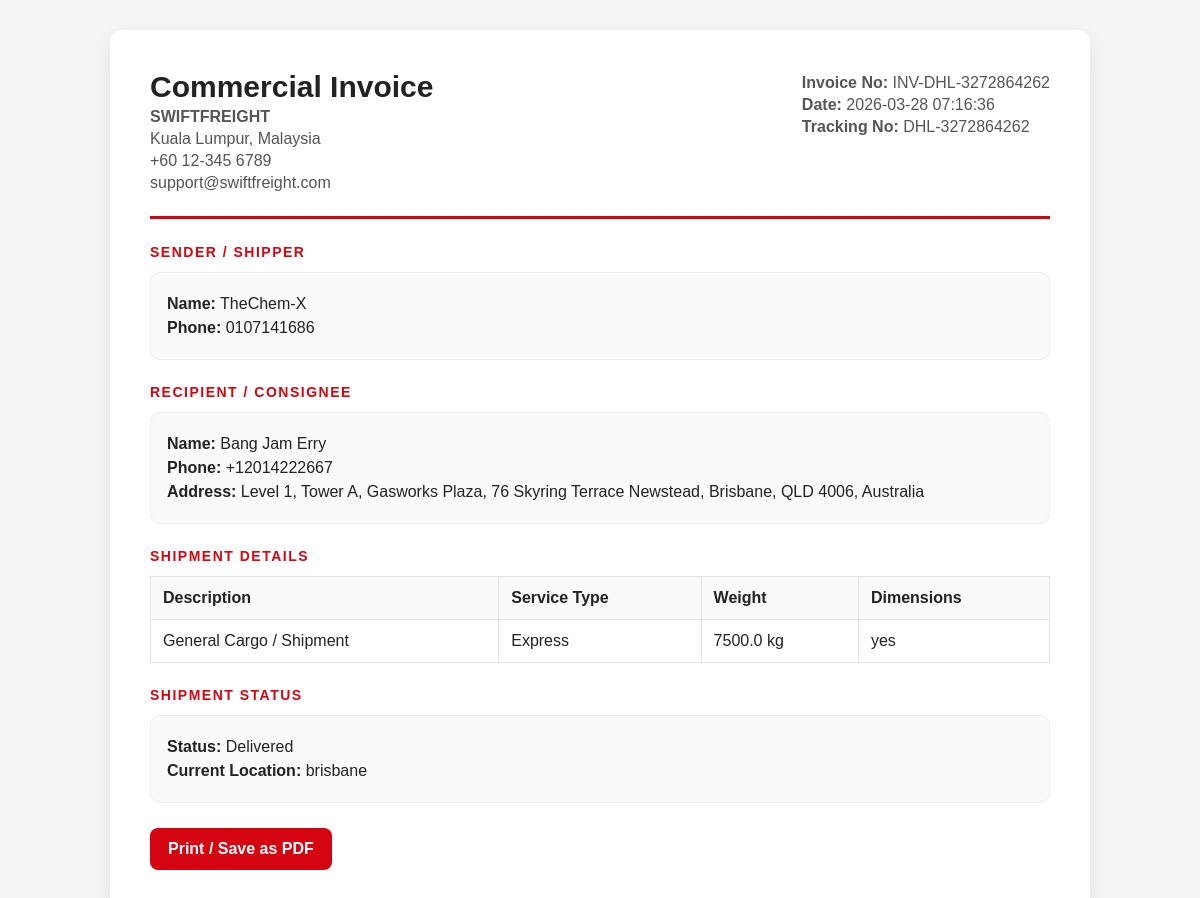
The page /invoice/DHL-3272864262 on the database its author committed.
### tables this page shows
CREATE TABLE bookings (
            id INTEGER PRIMARY KEY AUTOINCREMENT,
            sender_name TEXT NOT NULL,
            sender_phone TEXT NOT NULL,
            recipient_name TEXT NOT NULL,
            recipient_phone TEXT NOT NULL,
            address TEXT NOT NULL,
            weight REAL NOT NULL,
            dimensions TEXT NOT NULL,
            service_type TEXT NOT NULL,
            tracking_number TEXT NOT NULL
        , status TEXT DEFAULT 'Shipment Created', current_location TEXT DEFAULT 'Pending Pickup', updated_at TEXT DEFAULT '', email TEXT);

### app.py (the view)
@app.route("/invoice/<tracking_number>")
def invoice(tracking_number):
    conn = sqlite3.connect("shipping.db")
    c = conn.cursor()
    c.execute("""
        SELECT sender_name, sender_phone, recipient_name, recipient_phone,
               address, weight, dimensions, service_type, tracking_number,
               status, current_location, updated_at
        FROM bookings
        WHERE tracking_number = ?
    """, (tracking_number,))
    booking = c.fetchone()
    conn.close()
    if not booking:
        return "Invoice not found", 404
    booking_info = {
        "sender_name": booking[0],
        "sender_phone": booking[1],
        "recipient_name": booking[2],
        "recipient_phone": booking[3],
        "address": booking[4],
        "weight": booking[5],
        "dimensions": booking[6],
        "service_type": booking[7],
        "tracking_number": booking[8],
        "status": booking[9],
        "current_location": booking[10],
        "updated_at": booking[11]
    }
    company_name = read_text_file("settings.txt", "MY SHIPPING COMPANY")
    company_phone = read_text_file("phone.txt", "+60 12-345 6789")
    company_email = read_text_file("email.txt", "support@swiftfreight.com")
    company_location = read_text_file("location.txt", "Kuala Lumpur, Malaysia")
    return render_template(
        "invoice.html",
        booking=booking_info,
        company_name=company_name,
        company_phone=company_phone,
        company_email=company_email,
        company_location=company_location
    )

### app.py (called while the page is built)
def read_text_file(filename, default_value):
    try:
        with open(filename, "r", encoding="utf-8") as f:
            return f.read().strip()
    except:
        return default_value

### templates/invoice.html (shortened to what this page needs)
<!DOCTYPE html>
<html>
<head>
</head>
<body>
    <div class="doc-wrap">
        <div class="doc-header">
            <div>
                <h1>Commercial Invoice</h1>
                <p><strong>{{ company_name }}</strong></p>
                <p>{{ company_location }}</p>
                <p>{{ company_phone }}</p>
                <p>{{ company_email }}</p>
            </div>
            <div>
                <p><strong>Invoice No:</strong> INV-{{ booking.tracking_number }}</p>
                <p><strong>Date:</strong> {{ booking.updated_at if booking.updated_at else "Not available" }}</p>
                <p><strong>Tracking No:</strong> {{ booking.tracking_number }}</p>
            </div>
        </div>
        <div class="section-title">Sender / Shipper</div>
        <div class="box">
            <p><strong>Name:</strong> {{ booking.sender_name }}</p>
            <p><strong>Phone:</strong> {{ booking.sender_phone }}</p>
        </div>
        <div class="section-title">Recipient / Consignee</div>
        <div class="box">
            <p><strong>Name:</strong> {{ booking.recipient_name }}</p>
            <p><strong>Phone:</strong> {{ booking.recipient_phone }}</p>
            <p><strong>Address:</strong> {{ booking.address }}</p>
        </div>
        <div class="section-title">Shipment Details</div>
        <table>
            <thead>
                <tr>
                    <th>Description</th>
                    <th>Service Type</th>
                    <th>Weight</th>
                    <th>Dimensions</th>
                </tr>
            </thead>
            <tbody>
                <tr>
                    <td>General Cargo / Shipment</td>
                    <td>{{ booking.service_type }}</td>
                    <td>{{ booking.weight }} kg</td>
                    <td>{{ booking.dimensions }}</td>
                </tr>
            </tbody>
        </table>
        <div class="section-title">Shipment Status</div>
        <div class="box">
            <p><strong>Status:</strong> {{ booking.status }}</p>
            <p><strong>Current Location:</strong> {{ booking.current_location }}</p>
        </div>
        <a href="#" onclick="window.print()" class="print-btn">Print / Save as PDF</a>
    </div>
</body>
</html>

### templates/invoice.html (style rules this page uses)
body { font-family: Arial, sans-serif; background: #f5f5f5; margin: 0; padding: 30px; color: #222; }
.doc-wrap { max-width: 900px; margin: auto; background: white; padding: 40px; box-shadow: 0 8px 24px rgba(0,0,0,0.08); border-radius: 12px; }
.doc-header { display: flex; justify-content: space-between; align-items: flex-start; border-bottom: 3px solid #d40511; padding-bottom: 20px; margin-bottom: 25px; gap: 20px; }
.doc-header h1 { margin: 0; font-size: 30px; }
.doc-header p { margin: 4px 0; color: #555; }
.section-title { font-size: 14px; text-transform: uppercase; letter-spacing: 1.5px; color: #d40511; margin: 24px 0 12px; font-weight: bold; }
.box { background: #fafafa; border: 1px solid #eee; border-radius: 10px; padding: 16px; }
.box p { margin: 6px 0; }
table { width: 100%; border-collapse: collapse; margin-top: 10px; }
th, td { border: 1px solid #e5e5e5; padding: 12px; text-align: left; }
th { background: #fafafa; }
.print-btn { display: inline-block; margin-top: 25px; background: #d40511; color: white; text-decoration: none; padding: 12px 18px; border-radius: 8px; font-weight: bold; }

### rows shown on the page
bookings: tracking_number "DHL-3272864262", updated_at "2026-03-28 07:16:36", sender_name "TheChem-X", sender_phone "0107141686", recipient_name "Bang Jam Erry", recipient_phone "+12014222667", address "Level 1, Tower A, Gasworks Plaza, 76 Skyring Terrace Newstead, Brisbane, QLD 4006, Australia", service_type "Express", weight "7500.0", dimensions "yes", status "Delivered", current_location "brisbane"

### other values the page prints
{{ company_name }} "SWIFTFREIGHT"
{{ company_location }} "Kuala Lumpur, Malaysia"
{{ company_phone }} "+60 12-345 6789"
{{ company_email }} "support@swiftfreight.com"
